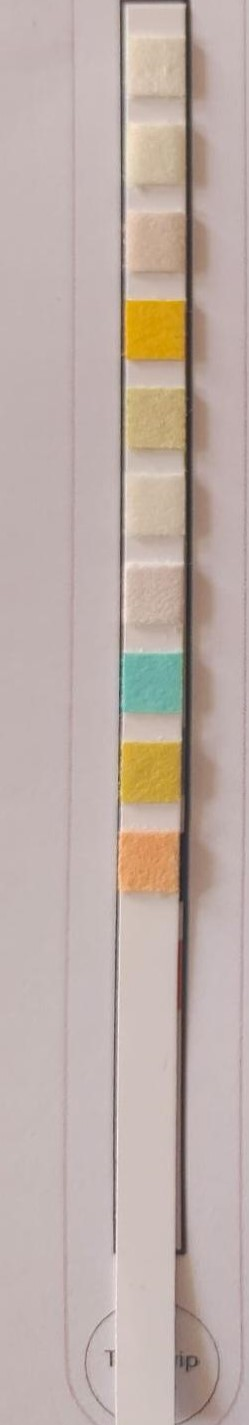
#> input picture urine_strip_project/urine_strips/image1.jpg, 249 x 1425 px
$ python -i views.py   (imports and definitions only)
#> lines starting #> are read from the running program, lines starting #| are printed output that depends on the picture; after the words box and inside, x2 and y2 are one past the last pixel; in counts of white or black regions, pixels touching at a corner belong together
#> further down, picture is the input picture: shape (1425, 249, 3); mean B, G, R 167.1, 173.6, 189.3
import cv2
import numpy as np
from django.shortcuts import render
from .models import UrineStrip

def upload_image(request):
    if request.method == 'POST' and request.FILES['image']:
        image = request.FILES['image']

        img = cv2.imdecode(np.fromstring(image.read(), np.uint8), cv2.IMREAD_UNCHANGED)

        analyzed_colors = analyze_colors(img)
        urine_strip = UrineStrip(image=image, colors=analyzed_colors)
        urine_strip.save()
        return render(request, 'index.html', {'analyzed_colors': analyzed_colors})
    return render(request, 'index.html')


def analyze_colors(image):
    gray = cv2.cvtColor(image, cv2.COLOR_BGR2GRAY)
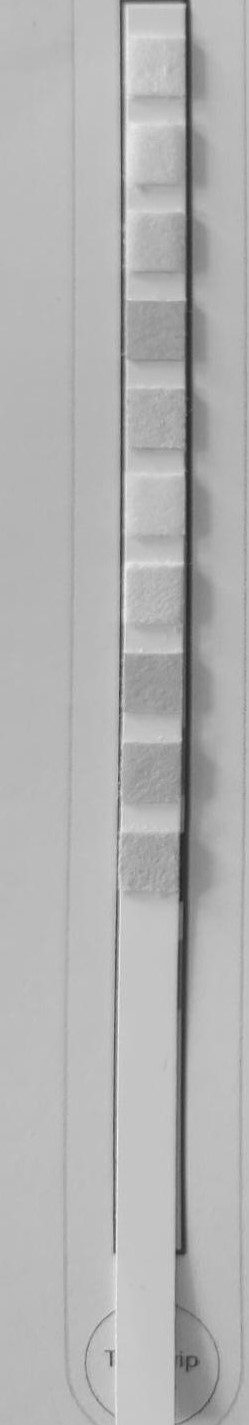
#> gray: shape (1425, 249); min 37, max 241, mean 177.6
    _, threshold = cv2.threshold(gray, 0, 255, cv2.THRESH_BINARY_INV + cv2.THRESH_OTSU)
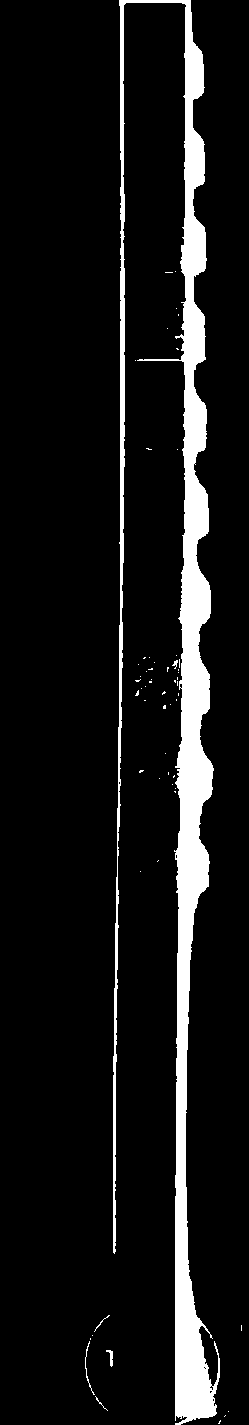
#> threshold: shape (1425, 249); 8.9% white; 58 white regions (52 under 20 px)
    contours, _ = cv2.findContours(threshold, cv2.RETR_EXTERNAL, cv2.CHAIN_APPROX_SIMPLE)
#> contours = 58 contours, 56 with area under 20; largest, box (x1, y1, x2, y2) and area: (113, 0, 220, 1425) 28441, (106, 1350, 113, 1367) 34

    analyzed_colors = {}

    if len(contours) >= 10:
        sorted_contours = sorted(contours, key=cv2.contourArea, reverse=True)[:10]
#> sorted_contours = 10 contours, 8 with area under 20; largest, box (x1, y1, x2, y2) and area: (113, 0, 220, 1425) 28441, (106, 1350, 113, 1367) 34
        sorted_contours = sorted(sorted_contours, key=lambda c: cv2.boundingRect(c)[0])

        for i, contour in enumerate(sorted_contours):
            x, y, w, h = cv2.boundingRect(contour)
            color_roi = image[y:y + h, x:x + w]
            pixel_color = color_roi[0, 0]

            color_name = ['URO', 'BIL', 'KET', 'BLD', 'PRO', 'NIT', 'LEU', 'GLU', 'SG', 'PH'][i]
            rgb_values = [int(pixel_color[2]), int(pixel_color[1]), int(pixel_color[0])]

            analyzed_colors[color_name] = rgb_values
#> this loop made 10 passes
#> (x, y, w, h, pixel_color, color_name, rgb_values) on passes 1 to 10: (85, 1341, 10, 54, [184, 184, 200], 'URO', [200, 184, 184]), (94, 1315, 16, 17, [183, 185, 196], 'BIL', [196, 185, 183]), (95, 1396, 13, 15, [140, 141, 155], 'KET', [155, 141, 140]), (106, 1350, 7, 17, [134, 133, 149], 'BLD', [149, 133, 134]), (113, 0, 107, 1425, [182, 184, 195], 'PRO', [195, 184, 182]), (135, 690, 4, 6, [165, 174, 111], 'NIT', [111, 174, 165]), (139, 770, 5, 3, [45, 148, 187], 'LEU', [187, 148, 45]), (162, 691, 4, 4, [165, 176, 113], 'GLU', [113, 176, 165]), (163, 705, 3, 4, [157, 168, 105], 'SG', [105, 168, 157]), (172, 660, 6, 9, [158, 172, 108], 'PH', [108, 172, 158])
#> after the loop, analyzed_colors = 10 items

    return analyzed_colors

>>> import cv2
>>> picture = cv2.imread('../urine_strips/image1.jpg')
>>> result = analyze_colors(picture)
#> result = 10 items

$ run again, on urine_strip_project/urine_strips/image4.jpg
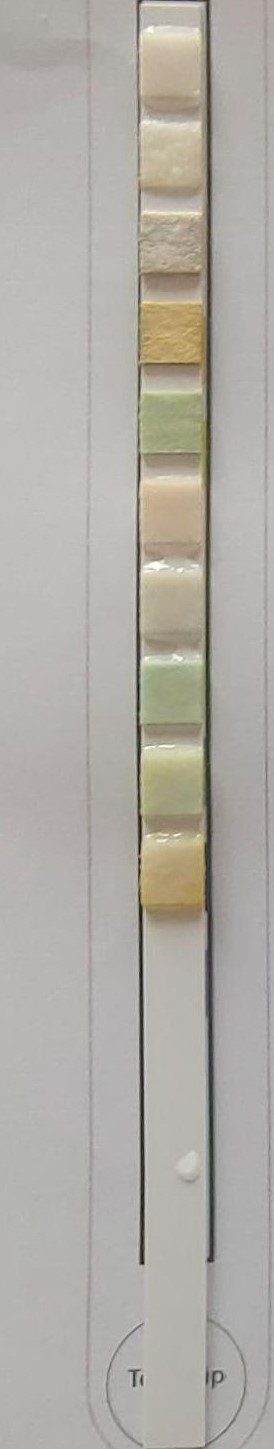
#> input picture urine_strip_project/urine_strips/image4.jpg, 274 x 1449 px
#> picture is the input picture: shape (1449, 274, 3); mean B, G, R 165.8, 172.6, 175.7
#> in analyze_colors, `_, threshold = cv2.threshold(gray, 0, 255, cv2.THRESH_BINARY_INV + cv2..`:
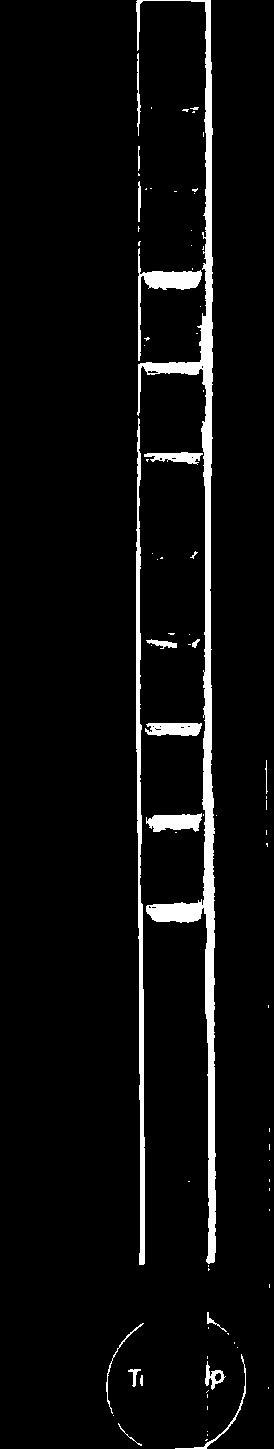
#> threshold: shape (1449, 274); 5% white; 81 white regions (61 under 20 px)
#> contours = 81 contours, 66 with area under 20; largest, box (x1, y1, x2, y2) and area: (136, 0, 216, 1264) 10052, (136, 418, 145, 1265) 2672, (138, 248, 202, 361) 1046, (146, 813, 202, 832) 687, (145, 723, 202, 736) 570
#> sorted_contours = 10 contours; largest, box (x1, y1, x2, y2) and area: (136, 0, 216, 1264) 10052, (136, 418, 145, 1265) 2672, (138, 248, 202, 361) 1046, (146, 813, 202, 832) 687, (145, 723, 202, 736) 570
#> the loop in analyze_colors, `for i, contour in enumerate(sorted_contours):` made 10 passes
#> (x, y, w, h, pixel_color, color_name, rgb_values) on passes 1 to 7: (136, 0, 80, 1264, [145, 140, 149], 'URO', [149, 140, 145]), (136, 418, 9, 847, [170, 184, 183], 'BIL', [183, 184, 170]), (137, 53, 4, 83, [131, 144, 152], 'KET', [152, 144, 131]), (138, 248, 64, 113, [131, 143, 149], 'BLD', [149, 143, 131]), (144, 452, 59, 13, [144, 173, 177], 'PRO', [177, 173, 144]), (145, 723, 57, 13, [131, 161, 156], 'NIT', [156, 161, 131]), (146, 813, 56, 19, [125, 163, 168], 'LEU', [168, 163, 125])
#> pass 1, in analyze_colors, `color_roi = image[y:y + h, x:x + w]`:
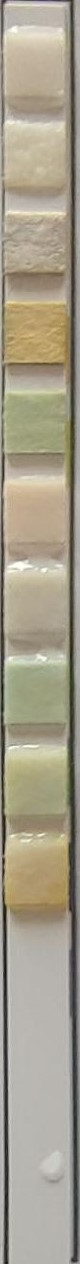
#> color_roi: shape (1264, 80, 3); mean B, G, R 139.7, 158.6, 165.6
#> after the loop in analyze_colors, `for i, contour in enumerate(sorted_contours):`: analyzed_colors = 10 items

$ run again, on urine_strip_project/urine_strips/image5.jpg
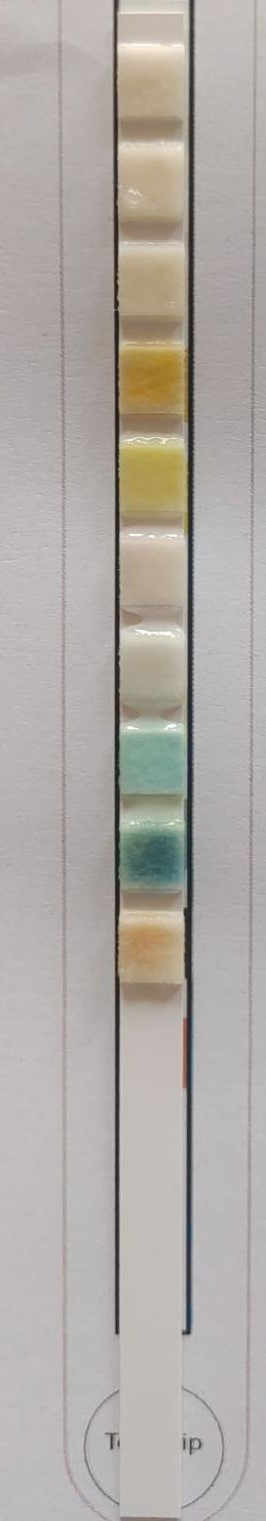
#> input picture urine_strip_project/urine_strips/image5.jpg, 266 x 1521 px
#> picture is the input picture: shape (1521, 266, 3); mean B, G, R 165.5, 170.3, 176
#> in analyze_colors, `_, threshold = cv2.threshold(gray, 0, 255, cv2.THRESH_BINARY_INV + cv2..`:
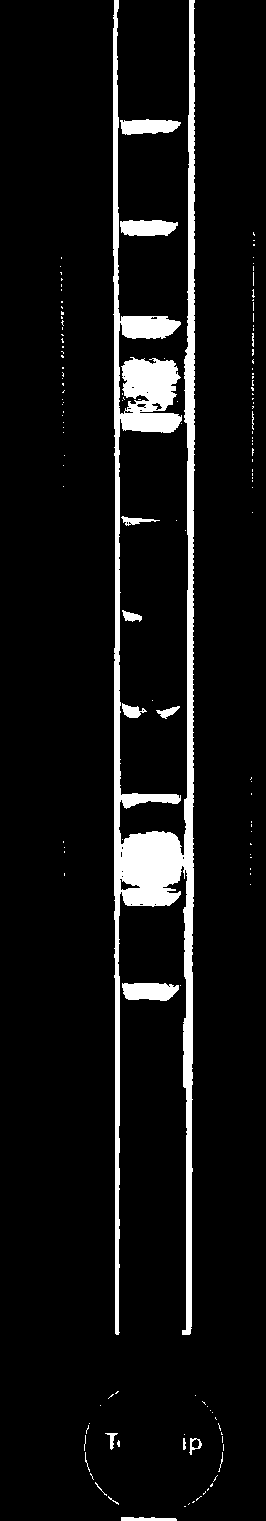
#> threshold: shape (1521, 266); 7.3% white; 142 white regions (124 under 20 px)
#> contours = 142 contours, 131 with area under 20; largest, box (x1, y1, x2, y2) and area: (113, 0, 195, 1335) 22497, (122, 983, 179, 1001) 778, (120, 220, 178, 236) 714, (120, 119, 181, 135) 669, (122, 703, 147, 718) 172
#> sorted_contours = 10 contours; largest, box (x1, y1, x2, y2) and area: (113, 0, 195, 1335) 22497, (122, 983, 179, 1001) 778, (120, 220, 178, 236) 714, (120, 119, 181, 135) 669, (122, 703, 147, 718) 172
#> the loop in analyze_colors, `for i, contour in enumerate(sorted_contours):` made 10 passes
#> (x, y, w, h, pixel_color, color_name, rgb_values) on passes 1 to 7: (113, 0, 82, 1335, [134, 133, 142], 'URO', [142, 133, 134]), (120, 220, 58, 16, [116, 135, 150], 'BIL', [150, 135, 116]), (120, 119, 61, 16, [118, 133, 149], 'KET', [149, 133, 118]), (121, 1517, 56, 4, [135, 132, 141], 'BLD', [141, 132, 135]), (121, 516, 39, 10, [116, 135, 148], 'PRO', [148, 135, 116]), (122, 983, 57, 18, [104, 129, 145], 'NIT', [145, 129, 104]), (122, 703, 25, 15, [116, 130, 142], 'LEU', [142, 130, 116])
#> pass 1, in analyze_colors, `color_roi = image[y:y + h, x:x + w]`:
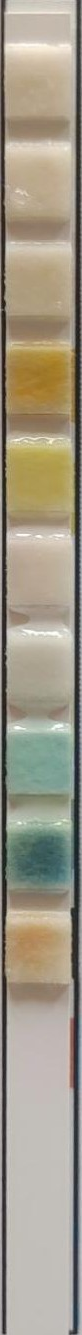
#> color_roi: shape (1335, 82, 3); mean B, G, R 135.2, 152.5, 159.9
#> after the loop in analyze_colors, `for i, contour in enumerate(sorted_contours):`: analyzed_colors = 10 items
